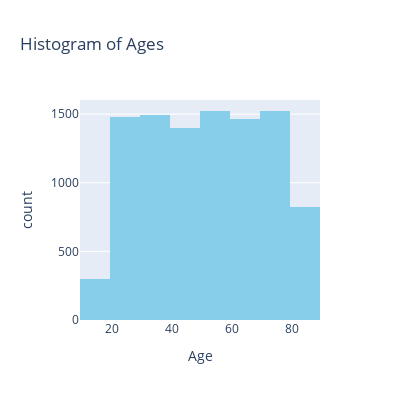

The notebook cell this image was saved under:
### Code cell
%%time
# import necessary libraries
import plotly.express as px
import pandas as pd

# load data stored in a CSV file
df = pd.read_csv('data/healthcare_dataset2.csv', sep=';')

# Create a histogram of ages
fig = px.histogram(df, x='Age', nbins=10, title='Histogram of Ages', 
                   labels={'Age': 'Age', 'count': 'Frequency'},color_discrete_sequence=['skyblue'])



# Set the size of the plot to 300x300
fig.update_layout(autosize=False, width=400, height=400)

# Show the plot
fig.show()

### Figure 1 — Plotly figure (JSON) as saved in the notebook; plotly's stock layout.template omitted (floating-point values rounded to 4 significant figures; data arrays with more than 128 entries replaced by an {"elided": "..."} marker saying what was removed)
{"data": [{"alignmentgroup": "True", "bingroup": "x", "hovertemplate": "Age=%{x}<br>count=%{y}<extra></extra>", "legendgroup": "", "marker": {"color": "skyblue", "pattern": {"shape": ""}}, "name": "", "nbinsx": 10, "offsetgroup": "", "orientation": "v", "showlegend": false, "type": "histogram", "x": {"elided": "10000 int values"}, "xaxis": "x", "yaxis": "y"}], "layout": {"autosize": false, "barmode": "relative", "height": 400, "legend": {"tracegroupgap": 0}, "title": {"text": "Histogram of Ages"}, "width": 400, "xaxis": {"anchor": "y", "autorange": true, "domain": [0, 1], "range": [9.5, 89.5], "title": {"text": "Age"}, "type": "linear"}, "yaxis": {"anchor": "x", "autorange": true, "domain": [0, 1], "range": [0, 1603.0], "title": {"text": "count"}}}}
